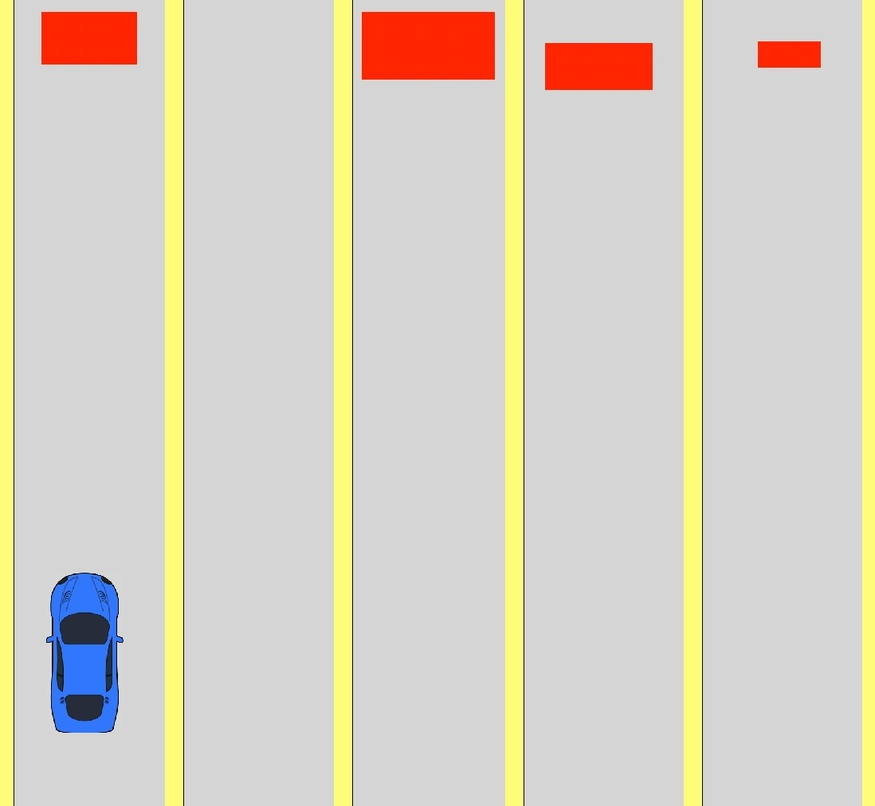
#> input picture 01_first_images/homework/task_2/image_00.jpg, 875 x 806 px, shrunk from 1098 x 1012 before the run
$ python -i task_2.py   (imports and definitions only)
#> lines starting #> are read from the running program, lines starting #| are printed output that depends on the picture; after the words box and inside, x2 and y2 are one past the last pixel; in counts of white or black regions, pixels touching at a corner belong together
import cv2
import numpy as np


def find_road_number(image: np.ndarray) -> int:
    """
    Найти номер дороги, на которой нет препятсвия в конце пути.

    :param image: исходное изображение
    :return: номер дороги, на котором нет препятсвия на дороге
    """

    image_hsv = cv2.cvtColor(image, cv2.COLOR_RGB2HSV)
#> image_hsv: shape (806, 875, 3); mean H, S, V 14.5, 26.1, 217.6
    lanes_info = find_lanes(image_hsv)

    car_lane = find_car(lanes_info)
    free_lane = find_free_lane(image_hsv, lanes_info)

    return free_lane if car_lane != free_lane else -1


def find_lanes(image_hsv: np.ndarray) -> list[np.ndarray]:
    lane_low = (20, 50, 50)
    lane_high = (40, 250, 255)

    lane_mask = cv2.inRange(image_hsv, lane_low, lane_high)
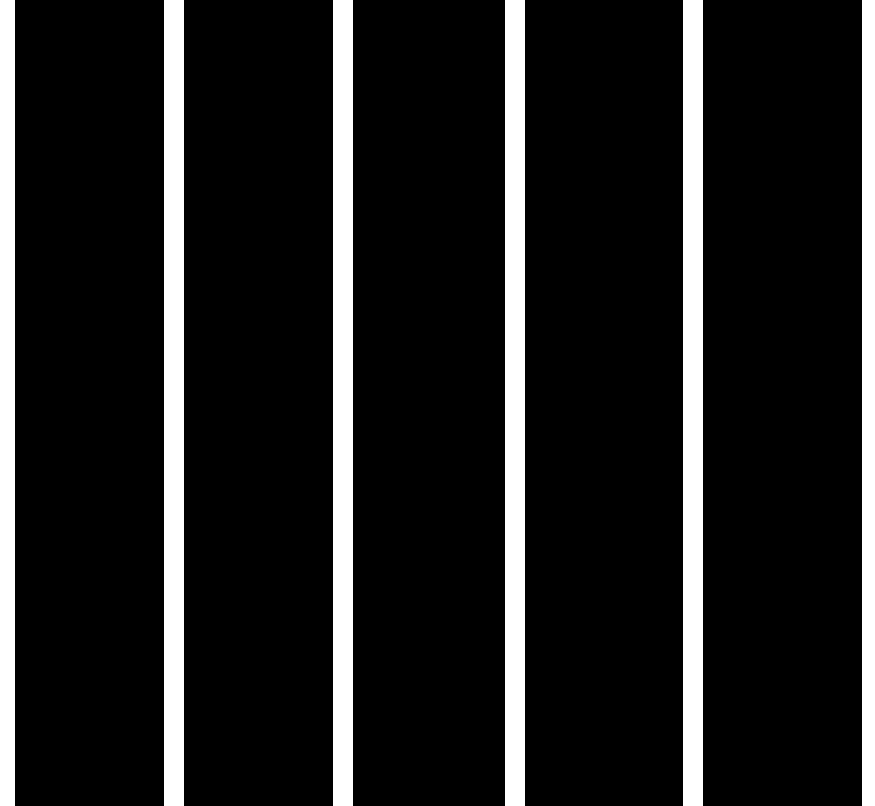
#> lane_mask: shape (806, 875); 12.3% white; 6 white regions, box (x1, y1, x2, y2) and area: (164, 0, 184, 806) 16120, (333, 0, 353, 806) 16120, (505, 0, 525, 806) 16120, (683, 0, 703, 806) 16120, (0, 0, 15, 806) 12090, (862, 0, 875, 806) 10478
    lane_indeces = []

    i = 0
    while i < lane_mask.shape[1]:
        elem = lane_mask[0][i]
        if elem:
            i += 1
            continue

        lane_indeces.append(i)
        while not elem:
            i += 1
            elem = lane_mask[0][i]
        lane_indeces.append(i)
#> this loop made 113 passes
#> after the loop, i = 875; lane_indeces = [15, 164, 184, 333, 353, 505, 525, 683, 703, 862]
#> in find_road_number, `lanes_info = find_lanes(image_hsv)`: lanes_info = 5 items

    return np.hsplit(image_hsv, lane_indeces)[1::2]


def find_car(lanes_info: list[np.ndarray]) -> int:
    car_low = (100, 50, 50)
    car_high = (120, 250, 255)

    for i in range(len(lanes_info)):
        lane = lanes_info[i]
        car_mask = cv2.inRange(lane, car_low, car_high)
        if np.any(car_mask):
            return i
#> this loop made 1 pass
#> pass 1, in find_car, `lane = lanes_info[i]`:
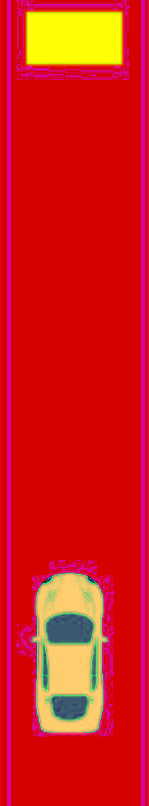
#> lane: shape (806, 149, 3); mean of channels 0, 1, 2 24.3, 26.5, 212.4; drawn as B, G, R
#> pass 1, in find_car, `car_mask = cv2.inRange(lane, car_low, car_high)`:
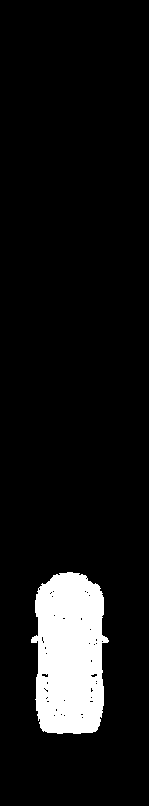
#> car_mask: shape (806, 149); 8.4% white; 1 white region, box (x1, y1, x2, y2) and area: (31, 572, 109, 734) 10062

    return -1


def find_free_lane(lanes_info: np.ndarray) -> int:
    barrier_low = (0, 50, 50)
    barrier_high = (10, 250, 255)

    for i in range(len(lanes_info)):
        lane = lanes_info[i]
        barrier_mask = cv2.inRange(lane, barrier_low, barrier_high)
        if np.any(barrier_mask):
            continue

        return i

    return -1

>>> import cv2
>>> picture = cv2.cvtColor(cv2.imread('task_2/image_00.jpg'), cv2.COLOR_BGR2RGB)
>>> result = find_road_number(picture)
#> in find_road_number, `car_lane = find_car(lanes_info)`: car_lane = 0
#> (the run stopped early here; a loop or call above may not have finished)

$ run again, on 01_first_images/homework/task_2/image_01.jpg
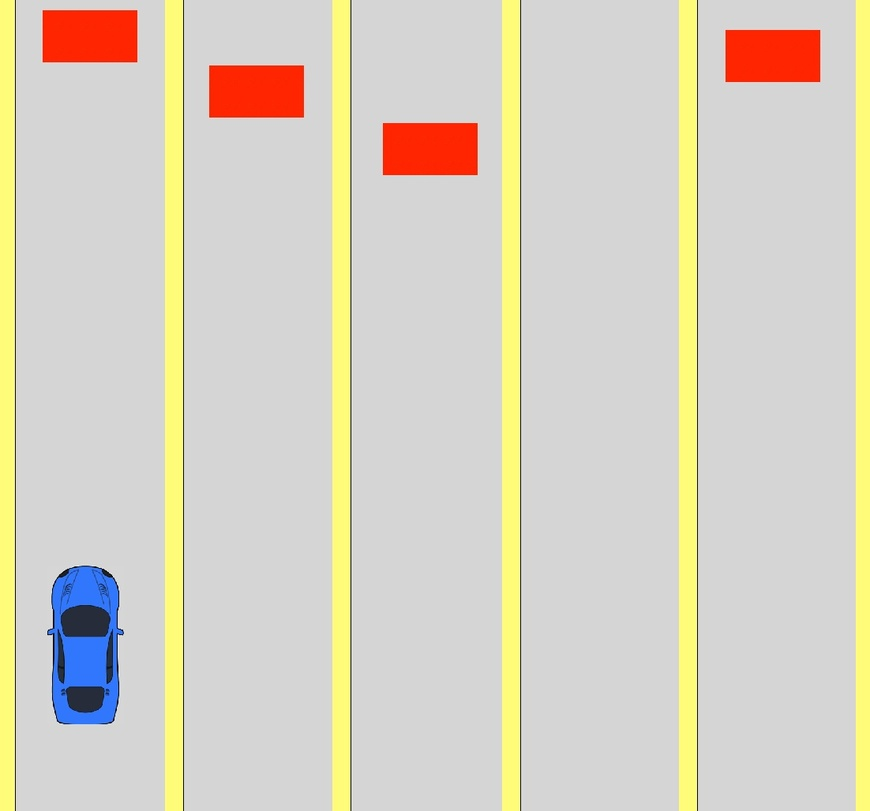
#> input picture 01_first_images/homework/task_2/image_01.jpg, 870 x 811 px, shrunk from 1102 x 1028 before the run
#> image_hsv: shape (811, 870, 3); mean H, S, V 10.6, 26.2, 217.7
#> in find_lanes, `lane_mask = cv2.inRange(image_hsv, lane_low, lane_high)`:
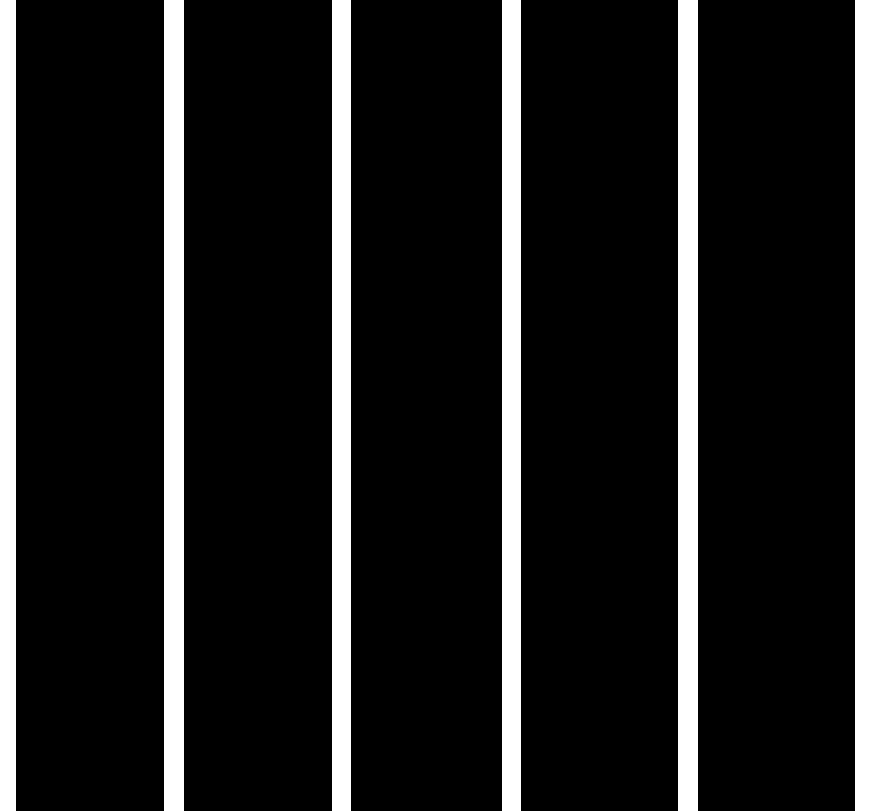
#> lane_mask: shape (811, 870); 12.5% white; 6 white regions, box (x1, y1, x2, y2) and area: (164, 0, 184, 811) 16220, (678, 0, 698, 811) 16220, (332, 0, 351, 811) 15409, (502, 0, 521, 811) 15409, (0, 0, 16, 811) 12976, (855, 0, 870, 811) 12165
#> the loop in find_lanes, `while i < lane_mask.shape[1]:` made 114 passes
#> after the loop in find_lanes, `while i < lane_mask.shape[1]:`: i = 870; lane_indeces = [16, 164, 184, 332, 351, 502, 521, 678, 698, 855]
#> lanes_info = 5 items
#> the loop in find_car, `for i in range(len(lanes_info)):` made 1 pass
#> pass 1, in find_car, `car_mask = cv2.inRange(lane, car_low, car_high)`:
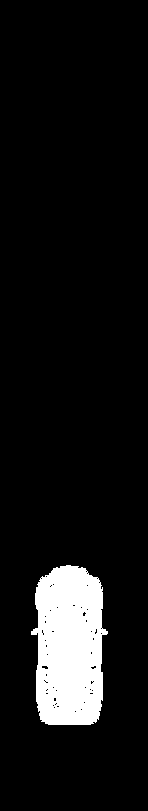
#> car_mask: shape (811, 148); 8.2% white; 1 white region, box (x1, y1, x2, y2) and area: (31, 565, 108, 725) 9854
#> car_lane = 0

$ run again, on 01_first_images/homework/task_2/image_02.jpg
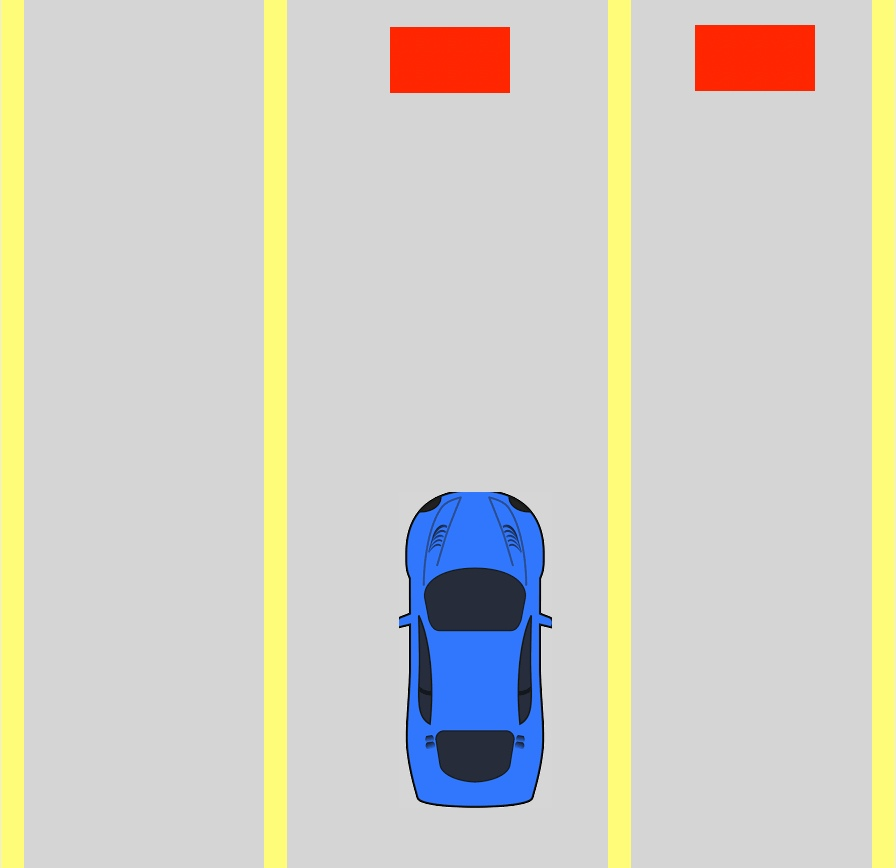
#> input picture 01_first_images/homework/task_2/image_02.jpg, 896 x 868 px
#> image_hsv: shape (868, 896, 3); mean H, S, V 10.4, 28.3, 216.6
#> in find_lanes, `lane_mask = cv2.inRange(image_hsv, lane_low, lane_high)`:
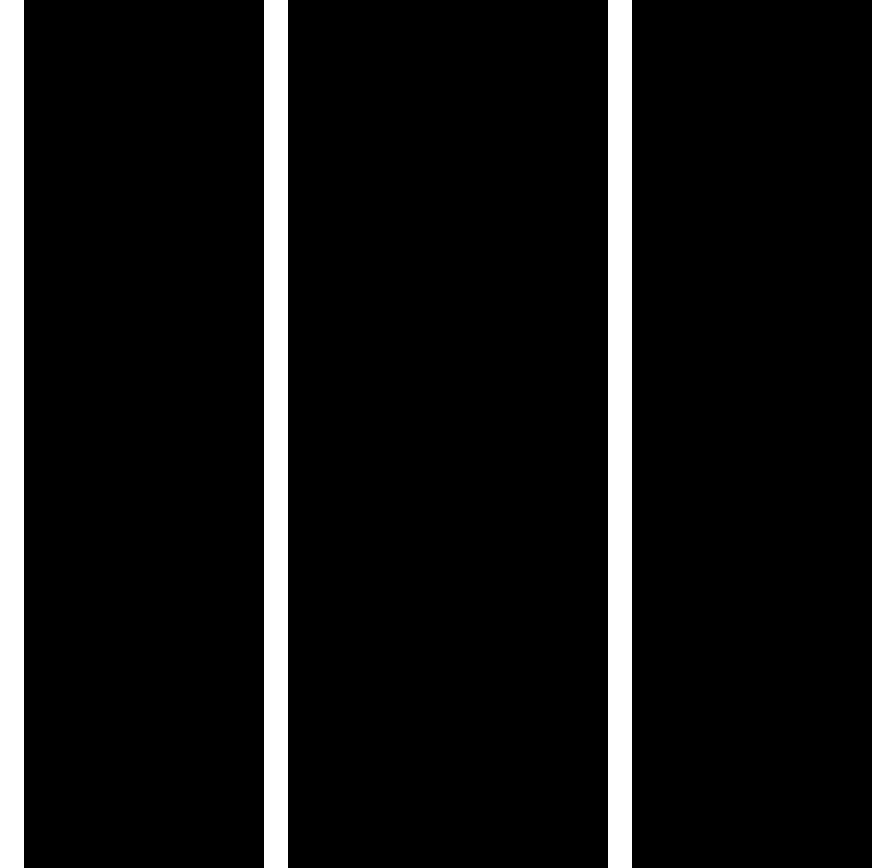
#> lane_mask: shape (868, 896); 10.7% white; 4 white regions, box (x1, y1, x2, y2) and area: (0, 0, 24, 868) 20832, (264, 0, 288, 868) 20832, (608, 0, 632, 868) 20832, (872, 0, 896, 868) 20832
#> the loop in find_lanes, `while i < lane_mask.shape[1]:` made 99 passes
#> after the loop in find_lanes, `while i < lane_mask.shape[1]:`: i = 896; lane_indeces = [24, 264, 288, 608, 632, 872]
#> lanes_info = 3 items
#> the loop in find_car, `for i in range(len(lanes_info)):` made 2 passes
#> pass 2, in find_car, `car_mask = cv2.inRange(lane, car_low, car_high)`:
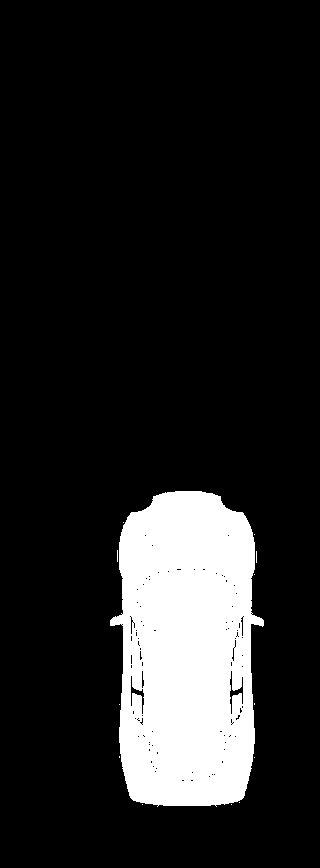
#> car_mask: shape (868, 320); 14.1% white; 13 white regions (12 under 20 px), largest, box (x1, y1, x2, y2) and area: (110, 491, 264, 807) 39004
#> car_lane = 1
